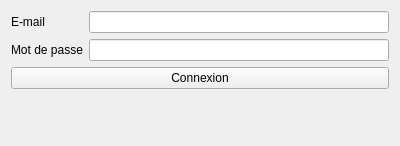
<?xml version="1.0" encoding="UTF-8"?>
<ui version="4.0">
 <class>Login</class>
 <widget class="QWidget" name="Login">
  <property name="geometry">
   <rect>
    <x>0</x>
    <y>0</y>
    <width>400</width>
    <height>146</height>
   </rect>
  </property>
  <property name="windowTitle">
   <string>Login</string>
  </property>
  <layout class="QVBoxLayout" name="verticalLayout_2">
   <item>
    <layout class="QVBoxLayout" name="verticalLayout">
     <item>
      <layout class="QFormLayout" name="formLayout">
       <item row="0" column="1">
        <widget class="QLineEdit" name="lineEdit_mail"/>
       </item>
       <item row="1" column="1">
        <widget class="QLineEdit" name="lineEdit_pwd">
         <property name="echoMode">
          <enum>QLineEdit::Password</enum>
         </property>
        </widget>
       </item>
       <item row="0" column="0">
        <widget class="QLabel" name="label">
         <property name="text">
          <string>E-mail</string>
         </property>
        </widget>
       </item>
       <item row="1" column="0">
        <widget class="QLabel" name="label_2">
         <property name="text">
          <string>Mot de passe</string>
         </property>
        </widget>
       </item>
      </layout>
     </item>
     <item>
      <layout class="QVBoxLayout" name="verticalLayout_3">
       <item>
        <widget class="QPushButton" name="btn_Login">
         <property name="text">
          <string>Connexion</string>
         </property>
        </widget>
       </item>
       <item>
        <spacer name="verticalSpacer">
         <property name="orientation">
          <enum>Qt::Vertical</enum>
         </property>
         <property name="sizeHint" stdset="0">
          <size>
           <width>20</width>
           <height>40</height>
          </size>
         </property>
        </spacer>
       </item>
      </layout>
     </item>
    </layout>
   </item>
  </layout>
 </widget>
 <resources/>
 <connections/>
</ui>
